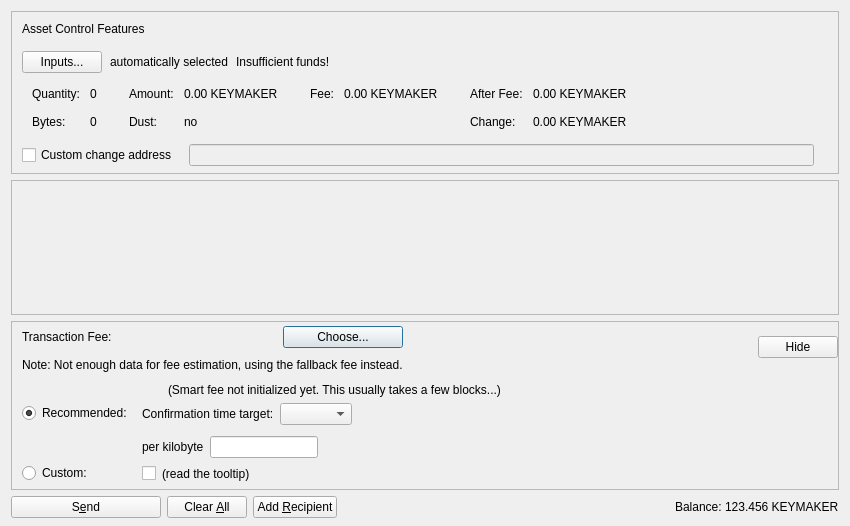
<?xml version="1.0" encoding="UTF-8"?>
<ui version="4.0">
 <class>SendAssetsDialog</class>
 <widget class="QDialog" name="SendAssetsDialog">
  <property name="geometry">
   <rect>
    <x>0</x>
    <y>0</y>
    <width>850</width>
    <height>526</height>
   </rect>
  </property>
  <property name="windowTitle">
   <string>Send Assets</string>
  </property>
  <layout class="QVBoxLayout" name="verticalLayout" stretch="0,1,0,0">
   <property name="bottomMargin">
    <number>8</number>
   </property>
   <item>
    <widget class="QFrame" name="frameAssetControl">
     <property name="sizePolicy">
      <sizepolicy hsizetype="Expanding" vsizetype="Expanding">
       <horstretch>0</horstretch>
       <verstretch>0</verstretch>
      </sizepolicy>
     </property>
     <property name="maximumSize">
      <size>
       <width>16777215</width>
       <height>16777215</height>
      </size>
     </property>
     <property name="frameShape">
      <enum>QFrame::StyledPanel</enum>
     </property>
     <property name="frameShadow">
      <enum>QFrame::Sunken</enum>
     </property>
     <layout class="QVBoxLayout" name="verticalLayoutAssetControl2">
      <property name="spacing">
       <number>0</number>
      </property>
      <property name="leftMargin">
       <number>0</number>
      </property>
      <property name="topMargin">
       <number>0</number>
      </property>
      <property name="rightMargin">
       <number>0</number>
      </property>
      <property name="bottomMargin">
       <number>6</number>
      </property>
      <item>
       <layout class="QVBoxLayout" name="verticalLayoutAssetControl" stretch="0,0,0,0,1">
        <property name="spacing">
         <number>0</number>
        </property>
        <property name="leftMargin">
         <number>10</number>
        </property>
        <property name="topMargin">
         <number>10</number>
        </property>
        <item>
         <layout class="QHBoxLayout" name="horizontalLayoutAssetControl1">
          <property name="bottomMargin">
           <number>15</number>
          </property>
          <item>
           <widget class="QLabel" name="labelAssetControlFeatures">
            <property name="sizePolicy">
             <sizepolicy hsizetype="Preferred" vsizetype="Maximum">
              <horstretch>0</horstretch>
              <verstretch>0</verstretch>
             </sizepolicy>
            </property>
            <property name="text">
             <string>Asset Control Features</string>
            </property>
           </widget>
          </item>
         </layout>
        </item>
        <item>
         <layout class="QHBoxLayout" name="horizontalLayoutAssetControl2" stretch="0,0,0,0">
          <property name="spacing">
           <number>8</number>
          </property>
          <property name="bottomMargin">
           <number>10</number>
          </property>
          <item>
           <widget class="QPushButton" name="pushButtonAssetControl">
            <property name="styleSheet">
             <string notr="true"/>
            </property>
            <property name="text">
             <string>Inputs...</string>
            </property>
            <property name="autoDefault">
             <bool>false</bool>
            </property>
           </widget>
          </item>
          <item>
           <widget class="QLabel" name="labelAssetControlAutomaticallySelected">
            <property name="text">
             <string>automatically selected</string>
            </property>
            <property name="margin">
             <number>5</number>
            </property>
           </widget>
          </item>
          <item>
           <widget class="QLabel" name="labelAssetControlInsuffFunds">
            <property name="text">
             <string>Insufficient funds!</string>
            </property>
            <property name="margin">
             <number>5</number>
            </property>
           </widget>
          </item>
          <item>
           <spacer name="horizontalSpacerAssetControl">
            <property name="orientation">
             <enum>Qt::Horizontal</enum>
            </property>
            <property name="sizeHint" stdset="0">
             <size>
              <width>40</width>
              <height>1</height>
             </size>
            </property>
           </spacer>
          </item>
         </layout>
        </item>
        <item>
         <widget class="QWidget" name="widgetAssetControl" native="true">
          <property name="sizePolicy">
           <sizepolicy hsizetype="Preferred" vsizetype="Preferred">
            <horstretch>0</horstretch>
            <verstretch>0</verstretch>
           </sizepolicy>
          </property>
          <property name="minimumSize">
           <size>
            <width>0</width>
            <height>0</height>
           </size>
          </property>
          <property name="styleSheet">
           <string notr="true"/>
          </property>
          <layout class="QHBoxLayout" name="horizontalLayoutAssetControl5">
           <property name="leftMargin">
            <number>0</number>
           </property>
           <property name="topMargin">
            <number>0</number>
           </property>
           <property name="rightMargin">
            <number>0</number>
           </property>
           <property name="bottomMargin">
            <number>0</number>
           </property>
           <item>
            <layout class="QHBoxLayout" name="horizontalLayoutAssetControl3" stretch="0,0,0,1">
             <property name="spacing">
              <number>20</number>
             </property>
             <property name="topMargin">
              <number>0</number>
             </property>
             <property name="bottomMargin">
              <number>10</number>
             </property>
             <item>
              <layout class="QFormLayout" name="formLayoutAssetControl1">
               <property name="horizontalSpacing">
                <number>10</number>
               </property>
               <property name="verticalSpacing">
                <number>14</number>
               </property>
               <property name="leftMargin">
                <number>10</number>
               </property>
               <property name="topMargin">
                <number>4</number>
               </property>
               <property name="rightMargin">
                <number>6</number>
               </property>
               <item row="0" column="0">
                <widget class="QLabel" name="labelAssetControlQuantityText">
                 <property name="text">
                  <string>Quantity:</string>
                 </property>
                 <property name="margin">
                  <number>0</number>
                 </property>
                </widget>
               </item>
               <item row="0" column="1">
                <widget class="QLabel" name="labelAssetControlQuantity">
                 <property name="cursor">
                  <cursorShape>IBeamCursor</cursorShape>
                 </property>
                 <property name="contextMenuPolicy">
                  <enum>Qt::ActionsContextMenu</enum>
                 </property>
                 <property name="text">
                  <string notr="true">0</string>
                 </property>
                 <property name="margin">
                  <number>0</number>
                 </property>
                 <property name="textInteractionFlags">
                  <set>Qt::LinksAccessibleByMouse|Qt::TextSelectableByKeyboard|Qt::TextSelectableByMouse</set>
                 </property>
                </widget>
               </item>
               <item row="1" column="0">
                <widget class="QLabel" name="labelAssetControlBytesText">
                 <property name="text">
                  <string>Bytes:</string>
                 </property>
                </widget>
               </item>
               <item row="1" column="1">
                <widget class="QLabel" name="labelAssetControlBytes">
                 <property name="cursor">
                  <cursorShape>IBeamCursor</cursorShape>
                 </property>
                 <property name="contextMenuPolicy">
                  <enum>Qt::ActionsContextMenu</enum>
                 </property>
                 <property name="text">
                  <string notr="true">0</string>
                 </property>
                 <property name="textInteractionFlags">
                  <set>Qt::LinksAccessibleByMouse|Qt::TextSelectableByKeyboard|Qt::TextSelectableByMouse</set>
                 </property>
                </widget>
               </item>
              </layout>
             </item>
             <item>
              <layout class="QFormLayout" name="formLayoutAssetControl2">
               <property name="horizontalSpacing">
                <number>10</number>
               </property>
               <property name="verticalSpacing">
                <number>14</number>
               </property>
               <property name="leftMargin">
                <number>6</number>
               </property>
               <property name="topMargin">
                <number>4</number>
               </property>
               <property name="rightMargin">
                <number>6</number>
               </property>
               <item row="0" column="0">
                <widget class="QLabel" name="labelAssetControlAmountText">
                 <property name="text">
                  <string>Amount:</string>
                 </property>
                 <property name="margin">
                  <number>0</number>
                 </property>
                </widget>
               </item>
               <item row="0" column="1">
                <widget class="QLabel" name="labelAssetControlAmount">
                 <property name="cursor">
                  <cursorShape>IBeamCursor</cursorShape>
                 </property>
                 <property name="contextMenuPolicy">
                  <enum>Qt::ActionsContextMenu</enum>
                 </property>
                 <property name="text">
                  <string notr="true">0.00 KEYMAKER</string>
                 </property>
                 <property name="textInteractionFlags">
                  <set>Qt::LinksAccessibleByMouse|Qt::TextSelectableByKeyboard|Qt::TextSelectableByMouse</set>
                 </property>
                </widget>
               </item>
               <item row="1" column="0">
                <widget class="QLabel" name="labelAssetControlLowOutputText">
                 <property name="text">
                  <string>Dust:</string>
                 </property>
                </widget>
               </item>
               <item row="1" column="1">
                <widget class="QLabel" name="labelAssetControlLowOutput">
                 <property name="cursor">
                  <cursorShape>IBeamCursor</cursorShape>
                 </property>
                 <property name="contextMenuPolicy">
                  <enum>Qt::ActionsContextMenu</enum>
                 </property>
                 <property name="text">
                  <string notr="true">no</string>
                 </property>
                 <property name="textInteractionFlags">
                  <set>Qt::LinksAccessibleByMouse|Qt::TextSelectableByKeyboard|Qt::TextSelectableByMouse</set>
                 </property>
                </widget>
               </item>
              </layout>
             </item>
             <item>
              <layout class="QFormLayout" name="formLayoutAssetControl3">
               <property name="horizontalSpacing">
                <number>10</number>
               </property>
               <property name="verticalSpacing">
                <number>14</number>
               </property>
               <property name="leftMargin">
                <number>6</number>
               </property>
               <property name="topMargin">
                <number>4</number>
               </property>
               <property name="rightMargin">
                <number>6</number>
               </property>
               <item row="0" column="0">
                <widget class="QLabel" name="labelAssetControlFeeText">
                 <property name="text">
                  <string>Fee:</string>
                 </property>
                 <property name="margin">
                  <number>0</number>
                 </property>
                </widget>
               </item>
               <item row="0" column="1">
                <widget class="QLabel" name="labelAssetControlFee">
                 <property name="cursor">
                  <cursorShape>IBeamCursor</cursorShape>
                 </property>
                 <property name="contextMenuPolicy">
                  <enum>Qt::ActionsContextMenu</enum>
                 </property>
                 <property name="text">
                  <string notr="true">0.00 KEYMAKER</string>
                 </property>
                 <property name="textInteractionFlags">
                  <set>Qt::LinksAccessibleByMouse|Qt::TextSelectableByKeyboard|Qt::TextSelectableByMouse</set>
                 </property>
                </widget>
               </item>
              </layout>
             </item>
             <item>
              <layout class="QFormLayout" name="formLayoutAssetControl4">
               <property name="horizontalSpacing">
                <number>10</number>
               </property>
               <property name="verticalSpacing">
                <number>14</number>
               </property>
               <property name="leftMargin">
                <number>6</number>
               </property>
               <property name="topMargin">
                <number>4</number>
               </property>
               <property name="rightMargin">
                <number>6</number>
               </property>
               <item row="0" column="0">
                <widget class="QLabel" name="labelAssetControlAfterFeeText">
                 <property name="text">
                  <string>After Fee:</string>
                 </property>
                 <property name="margin">
                  <number>0</number>
                 </property>
                </widget>
               </item>
               <item row="0" column="1">
                <widget class="QLabel" name="labelAssetControlAfterFee">
                 <property name="cursor">
                  <cursorShape>IBeamCursor</cursorShape>
                 </property>
                 <property name="contextMenuPolicy">
                  <enum>Qt::ActionsContextMenu</enum>
                 </property>
                 <property name="text">
                  <string notr="true">0.00 KEYMAKER</string>
                 </property>
                 <property name="textInteractionFlags">
                  <set>Qt::LinksAccessibleByMouse|Qt::TextSelectableByKeyboard|Qt::TextSelectableByMouse</set>
                 </property>
                </widget>
               </item>
               <item row="1" column="0">
                <widget class="QLabel" name="labelAssetControlChangeText">
                 <property name="text">
                  <string>Change:</string>
                 </property>
                </widget>
               </item>
               <item row="1" column="1">
                <widget class="QLabel" name="labelAssetControlChange">
                 <property name="cursor">
                  <cursorShape>IBeamCursor</cursorShape>
                 </property>
                 <property name="contextMenuPolicy">
                  <enum>Qt::ActionsContextMenu</enum>
                 </property>
                 <property name="text">
                  <string notr="true">0.00 KEYMAKER</string>
                 </property>
                 <property name="textInteractionFlags">
                  <set>Qt::LinksAccessibleByMouse|Qt::TextSelectableByKeyboard|Qt::TextSelectableByMouse</set>
                 </property>
                </widget>
               </item>
              </layout>
             </item>
            </layout>
           </item>
          </layout>
         </widget>
        </item>
        <item>
         <layout class="QHBoxLayout" name="horizontalLayoutAssetControl4" stretch="0,0,0">
          <property name="spacing">
           <number>12</number>
          </property>
          <property name="sizeConstraint">
           <enum>QLayout::SetDefaultConstraint</enum>
          </property>
          <property name="topMargin">
           <number>5</number>
          </property>
          <property name="rightMargin">
           <number>5</number>
          </property>
          <item>
           <widget class="QCheckBox" name="checkBoxAssetControlChange">
            <property name="toolTip">
             <string>If this is activated, but the change address is empty or invalid, change will be sent to a newly generated address.</string>
            </property>
            <property name="text">
             <string>Custom change address</string>
            </property>
           </widget>
          </item>
          <item>
           <widget class="QValidatedLineEdit" name="lineEditAssetControlChange">
            <property name="enabled">
             <bool>false</bool>
            </property>
            <property name="sizePolicy">
             <sizepolicy hsizetype="Expanding" vsizetype="Fixed">
              <horstretch>0</horstretch>
              <verstretch>0</verstretch>
             </sizepolicy>
            </property>
           </widget>
          </item>
          <item>
           <widget class="QLabel" name="labelAssetControlChangeLabel">
            <property name="sizePolicy">
             <sizepolicy hsizetype="Preferred" vsizetype="Expanding">
              <horstretch>0</horstretch>
              <verstretch>0</verstretch>
             </sizepolicy>
            </property>
            <property name="minimumSize">
             <size>
              <width>0</width>
              <height>0</height>
             </size>
            </property>
            <property name="text">
             <string/>
            </property>
            <property name="margin">
             <number>3</number>
            </property>
           </widget>
          </item>
         </layout>
        </item>
        <item>
         <spacer name="verticalSpacerAssetControl">
          <property name="orientation">
           <enum>Qt::Vertical</enum>
          </property>
          <property name="sizeHint" stdset="0">
           <size>
            <width>800</width>
            <height>1</height>
           </size>
          </property>
         </spacer>
        </item>
       </layout>
      </item>
     </layout>
    </widget>
   </item>
   <item>
    <widget class="QScrollArea" name="scrollArea">
     <property name="widgetResizable">
      <bool>true</bool>
     </property>
     <widget class="QWidget" name="scrollAreaWidgetContents">
      <property name="geometry">
       <rect>
        <x>0</x>
        <y>0</y>
        <width>830</width>
        <height>104</height>
       </rect>
      </property>
      <layout class="QVBoxLayout" name="verticalLayout_2" stretch="0,1">
       <property name="leftMargin">
        <number>0</number>
       </property>
       <property name="topMargin">
        <number>0</number>
       </property>
       <property name="rightMargin">
        <number>0</number>
       </property>
       <property name="bottomMargin">
        <number>0</number>
       </property>
       <item>
        <layout class="QVBoxLayout" name="entries">
         <property name="spacing">
          <number>6</number>
         </property>
        </layout>
       </item>
       <item>
        <spacer name="verticalSpacer">
         <property name="orientation">
          <enum>Qt::Vertical</enum>
         </property>
         <property name="sizeHint" stdset="0">
          <size>
           <width>20</width>
           <height>40</height>
          </size>
         </property>
        </spacer>
       </item>
      </layout>
     </widget>
    </widget>
   </item>
   <item>
    <widget class="QFrame" name="frameFee">
     <property name="sizePolicy">
      <sizepolicy hsizetype="Expanding" vsizetype="Expanding">
       <horstretch>0</horstretch>
       <verstretch>0</verstretch>
      </sizepolicy>
     </property>
     <property name="maximumSize">
      <size>
       <width>16777215</width>
       <height>16777215</height>
      </size>
     </property>
     <property name="frameShape">
      <enum>QFrame::StyledPanel</enum>
     </property>
     <property name="frameShadow">
      <enum>QFrame::Sunken</enum>
     </property>
     <layout class="QVBoxLayout" name="verticalLayoutFee1">
      <property name="spacing">
       <number>0</number>
      </property>
      <property name="leftMargin">
       <number>0</number>
      </property>
      <property name="topMargin">
       <number>0</number>
      </property>
      <property name="rightMargin">
       <number>0</number>
      </property>
      <property name="bottomMargin">
       <number>0</number>
      </property>
      <item>
       <layout class="QVBoxLayout" name="verticalLayoutFee2" stretch="0,0,0">
        <property name="spacing">
         <number>0</number>
        </property>
        <property name="leftMargin">
         <number>10</number>
        </property>
        <property name="topMargin">
         <number>0</number>
        </property>
        <item>
         <layout class="QHBoxLayout" name="horizontalLayoutFee1">
          <property name="bottomMargin">
           <number>0</number>
          </property>
          <item>
           <layout class="QVBoxLayout" name="verticalLayoutFee7">
            <property name="spacing">
             <number>0</number>
            </property>
            <item>
             <spacer name="verticalSpacerSmartFee">
              <property name="orientation">
               <enum>Qt::Vertical</enum>
              </property>
              <property name="sizeType">
               <enum>QSizePolicy::Fixed</enum>
              </property>
              <property name="sizeHint" stdset="0">
               <size>
                <width>1</width>
                <height>4</height>
               </size>
              </property>
             </spacer>
            </item>
            <item>
             <layout class="QHBoxLayout" name="horizontalLayoutSmartFee">
              <property name="spacing">
               <number>10</number>
              </property>
              <item>
               <widget class="QLabel" name="labelFeeHeadline">
                <property name="sizePolicy">
                 <sizepolicy hsizetype="Preferred" vsizetype="Maximum">
                  <horstretch>0</horstretch>
                  <verstretch>0</verstretch>
                 </sizepolicy>
                </property>
                <property name="text">
                 <string>Transaction Fee:</string>
                </property>
               </widget>
              </item>
              <item>
               <widget class="QLabel" name="labelFeeMinimized">
                <property name="text">
                 <string/>
                </property>
               </widget>
              </item>
              <item>
               <widget class="QPushButton" name="buttonChooseFee">
                <property name="text">
                 <string>Choose...</string>
                </property>
               </widget>
              </item>
             </layout>
            </item>
            <item>
             <spacer name="verticalSpacer_7">
              <property name="orientation">
               <enum>Qt::Vertical</enum>
              </property>
              <property name="sizeHint" stdset="0">
               <size>
                <width>1</width>
                <height>10</height>
               </size>
              </property>
             </spacer>
            </item>
            <item>
             <widget class="QLabel" name="fallbackFeeWarningLabel">
              <property name="toolTip">
               <string>Using the fallbackfee can result in sending a transaction that will take several hours or days (or never) to confirm. Consider choosing your fee manually or wait until you have validated the complete chain.</string>
              </property>
              <property name="text">
               <string>Note: Not enough data for fee estimation, using the fallback fee instead.</string>
              </property>
              <property name="wordWrap">
               <bool>false</bool>
              </property>
             </widget>
            </item>
            <item>
             <spacer name="verticalSpacer_5">
              <property name="orientation">
               <enum>Qt::Vertical</enum>
              </property>
              <property name="sizeHint" stdset="0">
               <size>
                <width>1</width>
                <height>1</height>
               </size>
              </property>
             </spacer>
            </item>
           </layout>
          </item>
          <item>
           <spacer name="horizontalSpacer_4">
            <property name="orientation">
             <enum>Qt::Horizontal</enum>
            </property>
            <property name="sizeHint" stdset="0">
             <size>
              <width>1</width>
              <height>1</height>
             </size>
            </property>
           </spacer>
          </item>
          <item>
           <widget class="QPushButton" name="buttonMinimizeFee">
            <property name="toolTip">
             <string>collapse fee-settings</string>
            </property>
            <property name="text">
             <string>Hide</string>
            </property>
           </widget>
          </item>
         </layout>
        </item>
        <item>
         <widget class="QFrame" name="frameFeeSelection">
          <layout class="QVBoxLayout" name="verticalLayoutFee12">
           <property name="spacing">
            <number>0</number>
           </property>
           <property name="leftMargin">
            <number>0</number>
           </property>
           <property name="topMargin">
            <number>0</number>
           </property>
           <property name="rightMargin">
            <number>0</number>
           </property>
           <property name="bottomMargin">
            <number>0</number>
           </property>
           <item>
            <layout class="QGridLayout" name="gridLayoutFee">
             <property name="topMargin">
              <number>10</number>
             </property>
             <property name="bottomMargin">
              <number>4</number>
             </property>
             <property name="horizontalSpacing">
              <number>10</number>
             </property>
             <property name="verticalSpacing">
              <number>4</number>
             </property>
             <item row="1" column="1">
              <layout class="QVBoxLayout" name="verticalLayoutFee8">
               <property name="spacing">
                <number>6</number>
               </property>
               <property name="topMargin">
                <number>3</number>
               </property>
               <item>
                <layout class="QHBoxLayout" name="horizontalLayoutFee13" stretch="0,0,1">
                 <item>
                  <widget class="QLabel" name="labelCustomPerKilobyte">
                   <property name="toolTip">
                    <string>If the custom fee is set to 1000 bitting and the transaction is only 250 bytes, then &quot;per kilobyte&quot; only pays 250 bitting in fee,&lt;br /&gt;while &quot;at least&quot; pays 1000 bitting. For transactions bigger than a kilobyte both pay by kilobyte.</string>
                   </property>
                   <property name="text">
                    <string>per kilobyte</string>
                   </property>
                  </widget>
                 </item>
                 <item>
                  <widget class="BitcoinAmountField" name="customFee"/>
                 </item>
                 <item>
                  <spacer name="horizontalSpacer_6">
                   <property name="orientation">
                    <enum>Qt::Horizontal</enum>
                   </property>
                   <property name="sizeHint" stdset="0">
                    <size>
                     <width>1</width>
                     <height>1</height>
                    </size>
                   </property>
                  </spacer>
                 </item>
                </layout>
               </item>
               <item>
                <layout class="QHBoxLayout" name="horizontalLayoutFee8">
                 <item>
                  <widget class="QCheckBox" name="checkBoxMinimumFee">
                   <property name="toolTip">
                    <string>Paying only the minimum fee is just fine as long as there is less transaction volume than space in the blocks.&lt;br /&gt;But be aware that this can end up in a never confirming transaction once there is more demand for keymaker transactions than the network can process.</string>
                   </property>
                   <property name="text">
                    <string/>
                   </property>
                  </widget>
                 </item>
                 <item>
                  <widget class="QLabel" name="labelMinFeeWarning">
                   <property name="enabled">
                    <bool>true</bool>
                   </property>
                   <property name="toolTip">
                    <string>Paying only the minimum fee is just fine as long as there is less transaction volume than space in the blocks.&lt;br /&gt;But be aware that this can end up in a never confirming transaction once there is more demand for keymaker transactions than the network can process.</string>
                   </property>
                   <property name="text">
                    <string>(read the tooltip)</string>
                   </property>
                   <property name="margin">
                    <number>5</number>
                   </property>
                  </widget>
                 </item>
                 <item>
                  <spacer name="horizontalSpacer_2">
                   <property name="orientation">
                    <enum>Qt::Horizontal</enum>
                   </property>
                   <property name="sizeHint" stdset="0">
                    <size>
                     <width>1</width>
                     <height>1</height>
                    </size>
                   </property>
                  </spacer>
                 </item>
                </layout>
               </item>
              </layout>
             </item>
             <item row="0" column="0">
              <layout class="QVBoxLayout" name="verticalLayoutFee4" stretch="0,1">
               <property name="topMargin">
                <number>20</number>
               </property>
               <property name="bottomMargin">
                <number>3</number>
               </property>
               <item>
                <widget class="QRadioButton" name="radioSmartFee">
                 <property name="text">
                  <string>Recommended:</string>
                 </property>
                 <property name="checked">
                  <bool>true</bool>
                 </property>
                 <attribute name="buttonGroup">
                  <string notr="true">groupFee</string>
                 </attribute>
                </widget>
               </item>
               <item>
                <spacer name="verticalSpacer_2">
                 <property name="orientation">
                  <enum>Qt::Vertical</enum>
                 </property>
                 <property name="sizeHint" stdset="0">
                  <size>
                   <width>1</width>
                   <height>1</height>
                  </size>
                 </property>
                </spacer>
               </item>
              </layout>
             </item>
             <item row="1" column="0">
              <layout class="QVBoxLayout" name="verticalLayoutFee9" stretch="0,1">
               <property name="topMargin">
                <number>30</number>
               </property>
               <item>
                <widget class="QRadioButton" name="radioCustomFee">
                 <property name="text">
                  <string>Custom:</string>
                 </property>
                 <attribute name="buttonGroup">
                  <string notr="true">groupFee</string>
                 </attribute>
                </widget>
               </item>
               <item>
                <spacer name="verticalSpacer_6">
                 <property name="orientation">
                  <enum>Qt::Vertical</enum>
                 </property>
                 <property name="sizeHint" stdset="0">
                  <size>
                   <width>1</width>
                   <height>1</height>
                  </size>
                 </property>
                </spacer>
               </item>
              </layout>
             </item>
             <item row="0" column="1">
              <layout class="QVBoxLayout" name="verticalLayoutFee3" stretch="0,0,1">
               <property name="spacing">
                <number>6</number>
               </property>
               <property name="topMargin">
                <number>0</number>
               </property>
               <property name="bottomMargin">
                <number>3</number>
               </property>
               <item>
                <layout class="QHBoxLayout" name="horizontalLayoutFee12">
                 <item>
                  <widget class="QLabel" name="labelSmartFee">
                   <property name="text">
                    <string/>
                   </property>
                   <property name="margin">
                    <number>2</number>
                   </property>
                  </widget>
                 </item>
                 <item>
                  <widget class="QLabel" name="labelFeeEstimation">
                   <property name="text">
                    <string/>
                   </property>
                  </widget>
                 </item>
                 <item>
                  <widget class="QLabel" name="labelSmartFee2">
                   <property name="text">
                    <string>(Smart fee not initialized yet. This usually takes a few blocks...)</string>
                   </property>
                   <property name="margin">
                    <number>2</number>
                   </property>
                  </widget>
                 </item>
                 <item>
                  <spacer name="horizontalSpacer_5">
                   <property name="orientation">
                    <enum>Qt::Horizontal</enum>
                   </property>
                   <property name="sizeHint" stdset="0">
                    <size>
                     <width>1</width>
                     <height>1</height>
                    </size>
                   </property>
                  </spacer>
                 </item>
                </layout>
               </item>
               <item>
                <layout class="QHBoxLayout" name="horizontalLayoutFee9">
                 <item>
                  <layout class="QVBoxLayout" name="verticalLayoutFee6">
                   <item>
                    <widget class="QLabel" name="labelSmartFee3">
                     <property name="text">
                      <string>Confirmation time target:</string>
                     </property>
                     <property name="margin">
                      <number>2</number>
                     </property>
                    </widget>
                   </item>
                  </layout>
                 </item>
                 <item>
                  <layout class="QVBoxLayout" name="verticalLayoutFee5">
                   <property name="rightMargin">
                    <number>30</number>
                   </property>
                   <item>
                    <layout class="QHBoxLayout" name="horizontalLayoutConfTarget">
                     <property name="bottomMargin">
                      <number>0</number>
                     </property>
                     <item>
                      <widget class="QComboBox" name="confTargetSelector"/>
                     </item>
                     <item>
                      <spacer name="horizontalSpacerConfTarget">
                       <property name="orientation">
                        <enum>Qt::Horizontal</enum>
                       </property>
                       <property name="sizeHint" stdset="0">
                        <size>
                         <width>40</width>
                         <height>20</height>
                        </size>
                       </property>
                      </spacer>
                     </item>
                    </layout>
                   </item>
                  </layout>
                 </item>
                </layout>
               </item>
               <item>
                <spacer name="verticalSpacer_4">
                 <property name="orientation">
                  <enum>Qt::Vertical</enum>
                 </property>
                 <property name="sizeHint" stdset="0">
                  <size>
                   <width>1</width>
                   <height>1</height>
                  </size>
                 </property>
                </spacer>
               </item>
              </layout>
             </item>
            </layout>
           </item>
          </layout>
         </widget>
        </item>
        <item>
         <spacer name="verticalSpacerFee">
          <property name="orientation">
           <enum>Qt::Vertical</enum>
          </property>
          <property name="sizeHint" stdset="0">
           <size>
            <width>800</width>
            <height>1</height>
           </size>
          </property>
         </spacer>
        </item>
       </layout>
      </item>
     </layout>
    </widget>
   </item>
   <item>
    <layout class="QHBoxLayout" name="horizontalLayout">
     <item>
      <widget class="QPushButton" name="sendButton">
       <property name="minimumSize">
        <size>
         <width>150</width>
         <height>0</height>
        </size>
       </property>
       <property name="toolTip">
        <string>Confirm the send action</string>
       </property>
       <property name="text">
        <string>S&amp;end</string>
       </property>
       <property name="autoDefault">
        <bool>false</bool>
       </property>
       <property name="default">
        <bool>false</bool>
       </property>
      </widget>
     </item>
     <item>
      <widget class="QPushButton" name="clearButton">
       <property name="sizePolicy">
        <sizepolicy hsizetype="Minimum" vsizetype="Fixed">
         <horstretch>0</horstretch>
         <verstretch>0</verstretch>
        </sizepolicy>
       </property>
       <property name="toolTip">
        <string>Clear all fields of the form.</string>
       </property>
       <property name="text">
        <string>Clear &amp;All</string>
       </property>
       <property name="autoDefault">
        <bool>false</bool>
       </property>
      </widget>
     </item>
     <item>
      <widget class="QPushButton" name="addButton">
       <property name="toolTip">
        <string>Send to multiple recipients at once</string>
       </property>
       <property name="text">
        <string>Add &amp;Recipient</string>
       </property>
       <property name="autoDefault">
        <bool>false</bool>
       </property>
      </widget>
     </item>
     <item>
      <spacer name="horizontalSpacer">
       <property name="orientation">
        <enum>Qt::Horizontal</enum>
       </property>
       <property name="sizeHint" stdset="0">
        <size>
         <width>40</width>
         <height>20</height>
        </size>
       </property>
      </spacer>
     </item>
     <item>
      <layout class="QHBoxLayout" name="horizontalLayout_2">
       <property name="spacing">
        <number>3</number>
       </property>
       <item>
        <widget class="QLabel" name="labelBalanceText">
         <property name="text">
          <string>Balance:</string>
         </property>
        </widget>
       </item>
       <item>
        <widget class="QLabel" name="labelBalance">
         <property name="sizePolicy">
          <sizepolicy hsizetype="Preferred" vsizetype="Preferred">
           <horstretch>0</horstretch>
           <verstretch>0</verstretch>
          </sizepolicy>
         </property>
         <property name="cursor">
          <cursorShape>IBeamCursor</cursorShape>
         </property>
         <property name="text">
          <string notr="true">123.456 KEYMAKER</string>
         </property>
         <property name="textInteractionFlags">
          <set>Qt::LinksAccessibleByMouse|Qt::TextSelectableByKeyboard|Qt::TextSelectableByMouse</set>
         </property>
        </widget>
       </item>
      </layout>
     </item>
    </layout>
   </item>
  </layout>
 </widget>
 <customwidgets>
  <customwidget>
   <class>QValidatedLineEdit</class>
   <extends>QLineEdit</extends>
   <header>qt/qvalidatedlineedit.h</header>
  </customwidget>
  <customwidget>
   <class>BitcoinAmountField</class>
   <extends>QLineEdit</extends>
   <header>qt/bitcoinamountfield.h</header>
   <container>1</container>
  </customwidget>
 </customwidgets>
 <resources>
  <include location="../keymaker.qrc"/>
 </resources>
 <connections/>
 <buttongroups>
  <buttongroup name="groupFee"/>
 </buttongroups>
</ui>
